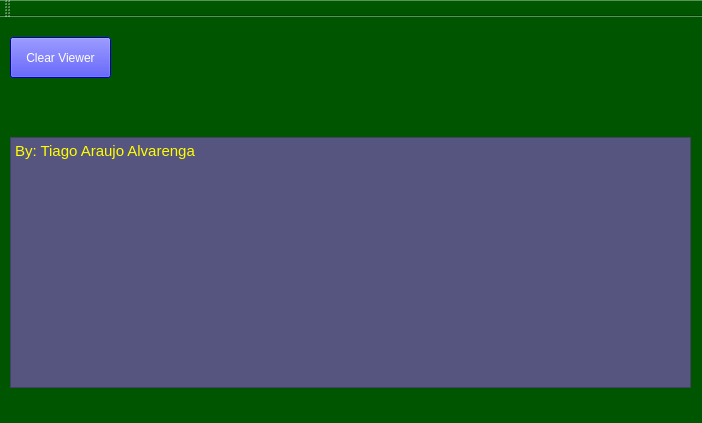
<?xml version="1.0" encoding="UTF-8"?>
<ui version="4.0">
 <class>MainWindow</class>
 <widget class="QMainWindow" name="MainWindow">
  <property name="geometry">
   <rect>
    <x>0</x>
    <y>0</y>
    <width>702</width>
    <height>423</height>
   </rect>
  </property>
  <property name="windowTitle">
   <string>Test GPIO JETSON TX1</string>
  </property>
  <property name="styleSheet">
   <string notr="true">background-color: rgb(0, 85, 0);</string>
  </property>
  <widget class="QWidget" name="centralWidget">
   <widget class="QPushButton" name="pushButton">
    <property name="geometry">
     <rect>
      <x>10</x>
      <y>20</y>
      <width>101</width>
      <height>41</height>
     </rect>
    </property>
    <property name="styleSheet">
     <string notr="true">background-color: rgb(0, 0, 255);
color: rgb(255, 255, 255);</string>
    </property>
    <property name="text">
     <string>Clear Viewer</string>
    </property>
   </widget>
   <widget class="QTextBrowser" name="textBrowser">
    <property name="geometry">
     <rect>
      <x>10</x>
      <y>120</y>
      <width>681</width>
      <height>251</height>
     </rect>
    </property>
    <property name="styleSheet">
     <string notr="true">background-color: rgb(85, 85, 127);
color: rgb(255, 255, 0);</string>
    </property>
    <property name="html">
     <string>&lt;!DOCTYPE HTML PUBLIC &quot;-//W3C//DTD HTML 4.0//EN&quot; &quot;http://www.w3.org/TR/REC-html40/strict.dtd&quot;&gt;
&lt;html&gt;&lt;head&gt;&lt;meta name=&quot;qrichtext&quot; content=&quot;1&quot; /&gt;&lt;style type=&quot;text/css&quot;&gt;
p, li { white-space: pre-wrap; }
&lt;/style&gt;&lt;/head&gt;&lt;body style=&quot; font-family:'Ubuntu'; font-size:11pt; font-weight:400; font-style:normal;&quot;&gt;
&lt;p style=&quot; margin-top:0px; margin-bottom:0px; margin-left:0px; margin-right:0px; -qt-block-indent:0; text-indent:0px;&quot;&gt;By: Tiago Araujo Alvarenga&lt;/p&gt;&lt;/body&gt;&lt;/html&gt;</string>
    </property>
   </widget>
  </widget>
  <widget class="QMenuBar" name="menuBar">
   <property name="geometry">
    <rect>
     <x>0</x>
     <y>0</y>
     <width>702</width>
     <height>22</height>
    </rect>
   </property>
  </widget>
  <widget class="QToolBar" name="mainToolBar">
   <attribute name="toolBarArea">
    <enum>TopToolBarArea</enum>
   </attribute>
   <attribute name="toolBarBreak">
    <bool>false</bool>
   </attribute>
  </widget>
  <widget class="QStatusBar" name="statusBar"/>
 </widget>
 <layoutdefault spacing="6" margin="11"/>
 <resources/>
 <connections/>
</ui>
